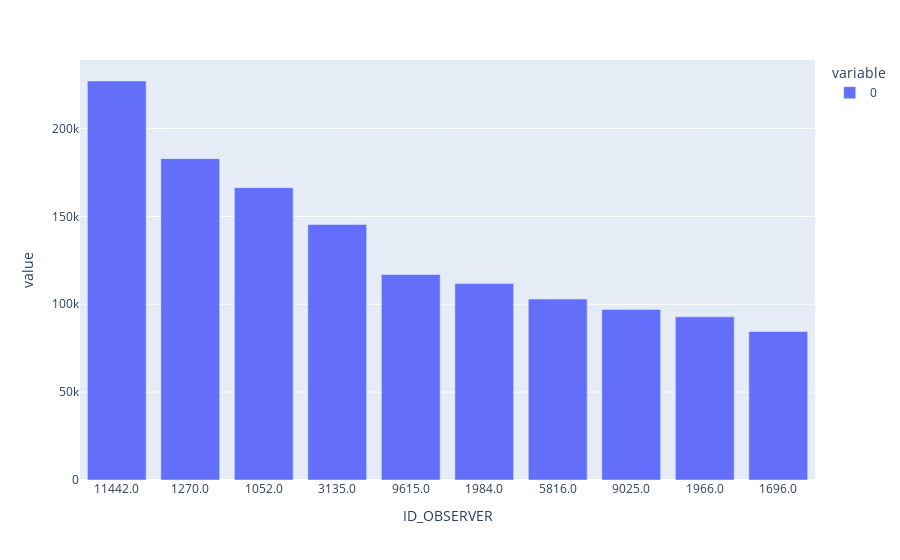

The cell this chart's notebook holds for it:
### Code cell
fig = px.bar(n_per_observer[0:10])
fig.show()

### Figure 1 — Plotly figure (JSON) as saved in the notebook; plotly's stock layout.template omitted (floating-point values rounded to 4 significant figures)
{"data": [{"alignmentgroup": "True", "hovertemplate": "variable=0<br>ID_OBSERVER=%{x}<br>value=%{y}<extra></extra>", "legendgroup": "0", "marker": {"color": "#636efa", "pattern": {"shape": ""}}, "name": "0", "offsetgroup": "0", "orientation": "v", "showlegend": true, "textposition": "auto", "type": "bar", "x": ["11442.0", "1270.0", "1052.0", "3135.0", "9615.0", "1984.0", "5816.0", "9025.0", "1966.0", "1696.0"], "xaxis": "x", "y": [227058, 182857, 166358, 145420, 116936, 111781, 102953, 97076, 92843, 84506], "yaxis": "y"}], "layout": {"barmode": "relative", "legend": {"title": {"text": "variable"}, "tracegroupgap": 0}, "margin": {"t": 60}, "xaxis": {"anchor": "y", "domain": [0, 1], "title": {"text": "ID_OBSERVER"}}, "yaxis": {"anchor": "x", "domain": [0, 1], "title": {"text": "value"}}}}
